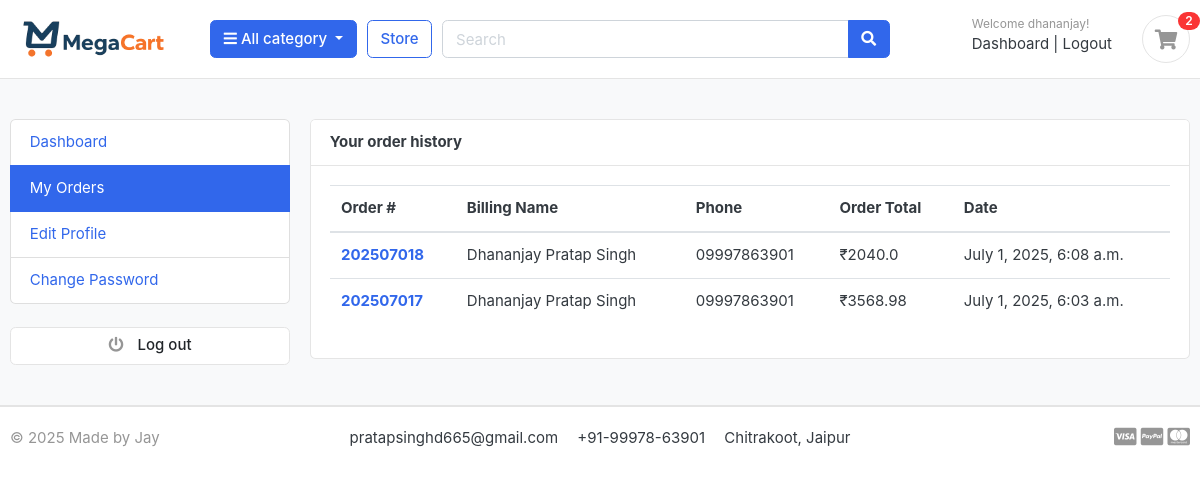
Before: /accounts/my_orders/ (signed in) with the older database file.
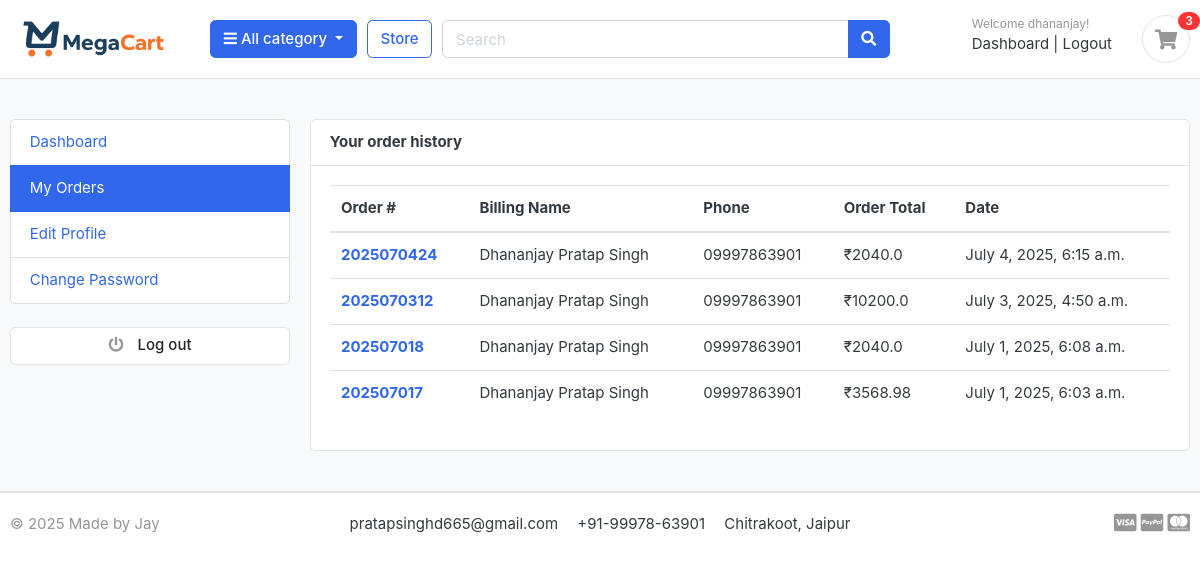
After: the same page with the newer database file.
### orders/models.py (models this page shows, shortened)
class Order(models.Model):
    STATUS = (
        ('New', 'New'),
        ('Accepted', 'Accepted'),
        ('Completed', 'Completed'),
        ('Cancelled', 'Cancelled'),
    )
    user = models.ForeignKey(Account, on_delete=models.SET_NULL, null=True)
    payment = models.ForeignKey(Payment, on_delete=models.SET_NULL, blank=True, null=True)
    order_number = models.CharField(max_length=20)
    first_name = models.CharField(max_length=50)
    last_name = models.CharField(max_length=50)
    phone = models.CharField(max_length=15)
    email = models.EmailField(max_length=50)
    address_line_1 = models.CharField(max_length=50)
    address_line_2 = models.CharField(max_length=50, blank=True)
    country = models.CharField(max_length=50)
    state = models.CharField(max_length=50)
    city = models.CharField(max_length=50)
    order_note = models.CharField(max_length=100, blank=True)
    order_total = models.FloatField()
    tax = models.FloatField()
    status = models.CharField(max_length=10, choices=STATUS, default='New')
    ip = models.CharField(blank=True, max_length=20)
    is_ordered = models.BooleanField(default=False)
    created_at = models.DateTimeField(auto_now_add=True)
    updated_at = models.DateTimeField(auto_now=True)
    def full_name(self):
        return f'{self.first_name} {self.last_name}'

### accounts/views.py (the view)
# urls.py: path('my_orders/', views.my_orders, name='my_orders'),
@login_required(login_url='login')
def my_orders(request):
    orders = Order.objects.filter(user=request.user, is_ordered=True).order_by('-created_at')
    context = {
        'orders': orders,
    }
    return render(request, 'accounts/my_orders.html', context)

### carts/context_processors.py (called while the page is built)
def counter(request):
    cart_count = 0
    if 'admin' in request.path:
        return {}
    else:
        try:
            cart = Cart.objects.filter(cart_id=_cart_id(request))
            if request.user.is_authenticated:
                cart_items = CartItem.objects.all().filter(user=request.user)
            else:
                cart_items = CartItem.objects.all().filter(cart=cart[:1])
            for cart_item in cart_items:
                cart_count += cart_item.quantity
        except Cart.DoesNotExist:
            cart_count = 0
    return dict(cart_count=cart_count)

### carts/views.py (called while the page is built)
def _cart_id(request):
    cart = request.session.session_key
    if not cart:
        cart = request.session.create()
    return cart

### category/context_processors.py (called while the page is built)
def menu_links(request):
    links = Category.objects.all()
    return dict(links=links)

### category/models.py (called while the page is built)
    def get_url(self):
        return reverse('products_by_category', args=[self.slug])

### templates/accounts/my_orders.html (shortened to what this page needs)
{% extends 'base.html' %}
{% block content %}
<section class="section-conten padding-y bg">
<div class="container">
	<div class="row">
	{% include 'includes/dashboard_sidebar.html' %}
	<main class="col-md-9">
		<article class="card">
		<header class="card-header">
			<strong class="d-inline-block mr-3">Your order history</strong>
		</header>
		<div class="card-body">
			<div class="row">
			<div class="col-md-12">
				<table class="table table-hover">
				  <thead>
				    <tr>
				      <th scope="col">Order #</th>
				      <th scope="col">Billing Name</th>
				      <th scope="col">Phone</th>
				      <th scope="col">Order Total</th>
							<th scope="col">Date</th>
				    </tr>
				  </thead>
				  <tbody>
						{% for order in orders %}
				    <tr>
				      <th scope="row"><a href="{% url 'order_detail' order.order_number %}">{{order.order_number}}</a></th>
				      <td>{{order.full_name}}</td>
				      <td>{{order.phone}}</td>
				      <td>₹{{order.order_total}}</td>
							<td>{{order.created_at}}</td>
				    </tr>
				{% endfor %}
				  </tbody>
				</table>
			</div>
			</div>
		</div>
		</article>
	</main>
</div>
</div>
</section>
{% endblock %}

### templates/includes/navbar.html (shortened to what this page needs)
{% load static %}
<header class="section-header">
<section class="header-main border-bottom">
  <div class="container">
<div class="row align-items-center">
  <div class="col-lg-2 col-md-3 col-6">
    <a href="{% url 'home' %}" class="brand-wrap">
      <img class="logo" src="{% static './images/logo.png' %}">
    </a>
  </div>
  <div class="col-lg col-sm col-md col-6 flex-grow-0">
    <div class="category-wrap dropdown d-inline-block float-right">
      <button type="button" class="btn btn-primary dropdown-toggle" data-toggle="dropdown">
        <i class="fa fa-bars"></i> All category
      </button>
    </div>
  </div>
  <a href="{% url 'store' %}" class="btn btn-outline-primary">Store</a>
  <div class="col-lg  col-md-6 col-sm-12 col">
    <form action="{% url 'search' %}" class="search" method='GET'>
      <div class="input-group w-100">
          <input type="text" class="form-control" style="width:60%;" placeholder="Search" name="keyword">
          <div class="input-group-append">
            <button class="btn btn-primary" type="submit">
              <i class="fa fa-search"></i>
            </button>
          </div>
        </div>
    </form>
  </div>
  <div class="col-lg-3 col-sm-6 col-8 order-2 order-lg-3">
        <div class="d-flex justify-content-end mb-3 mb-lg-0">
          {% if user.id is None %}
          <div class="widget-header">
            <small class="title text-muted">Welcome guest!</small>
            <div>
              <a href="{% url 'login' %}">Sign in</a> <span class="dark-transp"> | </span>
              <a href="{% url 'register' %}"> Register</a>
            </div>
          </div>
          {% else %}
          <div class="widget-header">
            <small class="title text-muted">Welcome {{user.first_name}}!</small>
            <div>
              <a href="{% url 'dashboard' %}">Dashboard</a> <span class="dark-transp"> | </span>
              <a href="{% url 'logout' %}"> Logout</a>
            </div>
          </div>
          {% endif %}
          <a href="{% url 'cart' %}" class="widget-header pl-3 ml-3">
            <div class="icon icon-sm rounded-circle border"><i class="fa fa-shopping-cart"></i></div>
            <span class="badge badge-pill badge-danger notify">{{cart_count}}</span>
          </a>
        </div>
      </div>
</div>
  </div>
</section>
</header>

Changed rows visible on the page:
added Order: order_number "2025070424", full_name "Dhananjay Pratap Singh", phone "09997863901", order_total "2040.0", created_at "July 4, 2025, 6:15 a.m."
added Order: order_number "2025070312", full_name "Dhananjay Pratap Singh", phone "09997863901", order_total "10200.0", created_at "July 3, 2025, 4:50 a.m."
Other visible differences:
{{ cart_count }}: "2" → "3"
